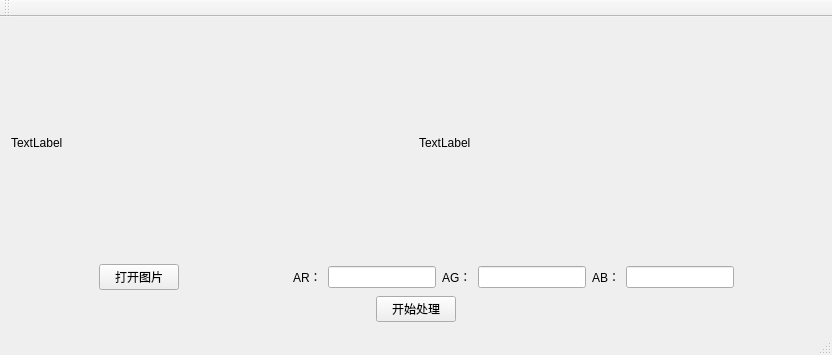
<?xml version="1.0" encoding="UTF-8"?>
<ui version="4.0">
 <class>ProjectClass</class>
 <widget class="QMainWindow" name="ProjectClass">
  <property name="geometry">
   <rect>
    <x>0</x>
    <y>0</y>
    <width>832</width>
    <height>355</height>
   </rect>
  </property>
  <property name="windowTitle">
   <string>Project</string>
  </property>
  <widget class="QWidget" name="centralWidget">
   <layout class="QVBoxLayout" name="verticalLayout_2">
    <item>
     <layout class="QVBoxLayout" name="verticalLayout">
      <item>
       <layout class="QHBoxLayout" name="horizontalLayout_3">
        <item>
         <widget class="QLabel" name="Img_label">
          <property name="text">
           <string>TextLabel</string>
          </property>
         </widget>
        </item>
        <item>
         <widget class="QLabel" name="ImgOut_label">
          <property name="text">
           <string>TextLabel</string>
          </property>
         </widget>
        </item>
       </layout>
      </item>
      <item>
       <layout class="QHBoxLayout" name="horizontalLayout_7">
        <item>
         <spacer name="horizontalSpacer_2">
          <property name="orientation">
           <enum>Qt::Horizontal</enum>
          </property>
          <property name="sizeHint" stdset="0">
           <size>
            <width>40</width>
            <height>20</height>
           </size>
          </property>
         </spacer>
        </item>
        <item>
         <widget class="QPushButton" name="Bt_openImg">
          <property name="text">
           <string>打开图片</string>
          </property>
         </widget>
        </item>
        <item>
         <spacer name="horizontalSpacer">
          <property name="orientation">
           <enum>Qt::Horizontal</enum>
          </property>
          <property name="sizeHint" stdset="0">
           <size>
            <width>108</width>
            <height>20</height>
           </size>
          </property>
         </spacer>
        </item>
        <item>
         <layout class="QHBoxLayout" name="horizontalLayout_6">
          <item>
           <layout class="QHBoxLayout" name="horizontalLayout">
            <item>
             <widget class="QLabel" name="label">
              <property name="text">
               <string>AR：</string>
              </property>
             </widget>
            </item>
            <item>
             <widget class="QLineEdit" name="Edit_R">
              <property name="maxLength">
               <number>32767</number>
              </property>
             </widget>
            </item>
           </layout>
          </item>
          <item>
           <layout class="QHBoxLayout" name="horizontalLayout_4">
            <item>
             <widget class="QLabel" name="label_2">
              <property name="text">
               <string>AG：</string>
              </property>
             </widget>
            </item>
            <item>
             <widget class="QLineEdit" name="Edit_G"/>
            </item>
           </layout>
          </item>
          <item>
           <layout class="QHBoxLayout" name="horizontalLayout_5">
            <item>
             <widget class="QLabel" name="label_3">
              <property name="text">
               <string>AB：</string>
              </property>
             </widget>
            </item>
            <item>
             <widget class="QLineEdit" name="Edit_B"/>
            </item>
           </layout>
          </item>
         </layout>
        </item>
        <item>
         <spacer name="horizontalSpacer_3">
          <property name="orientation">
           <enum>Qt::Horizontal</enum>
          </property>
          <property name="sizeHint" stdset="0">
           <size>
            <width>40</width>
            <height>20</height>
           </size>
          </property>
         </spacer>
        </item>
       </layout>
      </item>
      <item>
       <layout class="QHBoxLayout" name="horizontalLayout_2">
        <item>
         <spacer name="horizontalSpacer_4">
          <property name="orientation">
           <enum>Qt::Horizontal</enum>
          </property>
          <property name="sizeHint" stdset="0">
           <size>
            <width>218</width>
            <height>20</height>
           </size>
          </property>
         </spacer>
        </item>
        <item>
         <widget class="QPushButton" name="Bt_start">
          <property name="text">
           <string>开始处理</string>
          </property>
         </widget>
        </item>
        <item>
         <spacer name="horizontalSpacer_5">
          <property name="orientation">
           <enum>Qt::Horizontal</enum>
          </property>
          <property name="sizeHint" stdset="0">
           <size>
            <width>218</width>
            <height>20</height>
           </size>
          </property>
         </spacer>
        </item>
       </layout>
      </item>
     </layout>
    </item>
   </layout>
  </widget>
  <widget class="QMenuBar" name="menuBar">
   <property name="geometry">
    <rect>
     <x>0</x>
     <y>0</y>
     <width>832</width>
     <height>18</height>
    </rect>
   </property>
  </widget>
  <widget class="QToolBar" name="mainToolBar">
   <attribute name="toolBarArea">
    <enum>TopToolBarArea</enum>
   </attribute>
   <attribute name="toolBarBreak">
    <bool>false</bool>
   </attribute>
  </widget>
  <widget class="QStatusBar" name="statusBar"/>
 </widget>
 <layoutdefault spacing="6" margin="11"/>
 <resources>
  <include location="Project.qrc"/>
 </resources>
 <connections/>
</ui>
